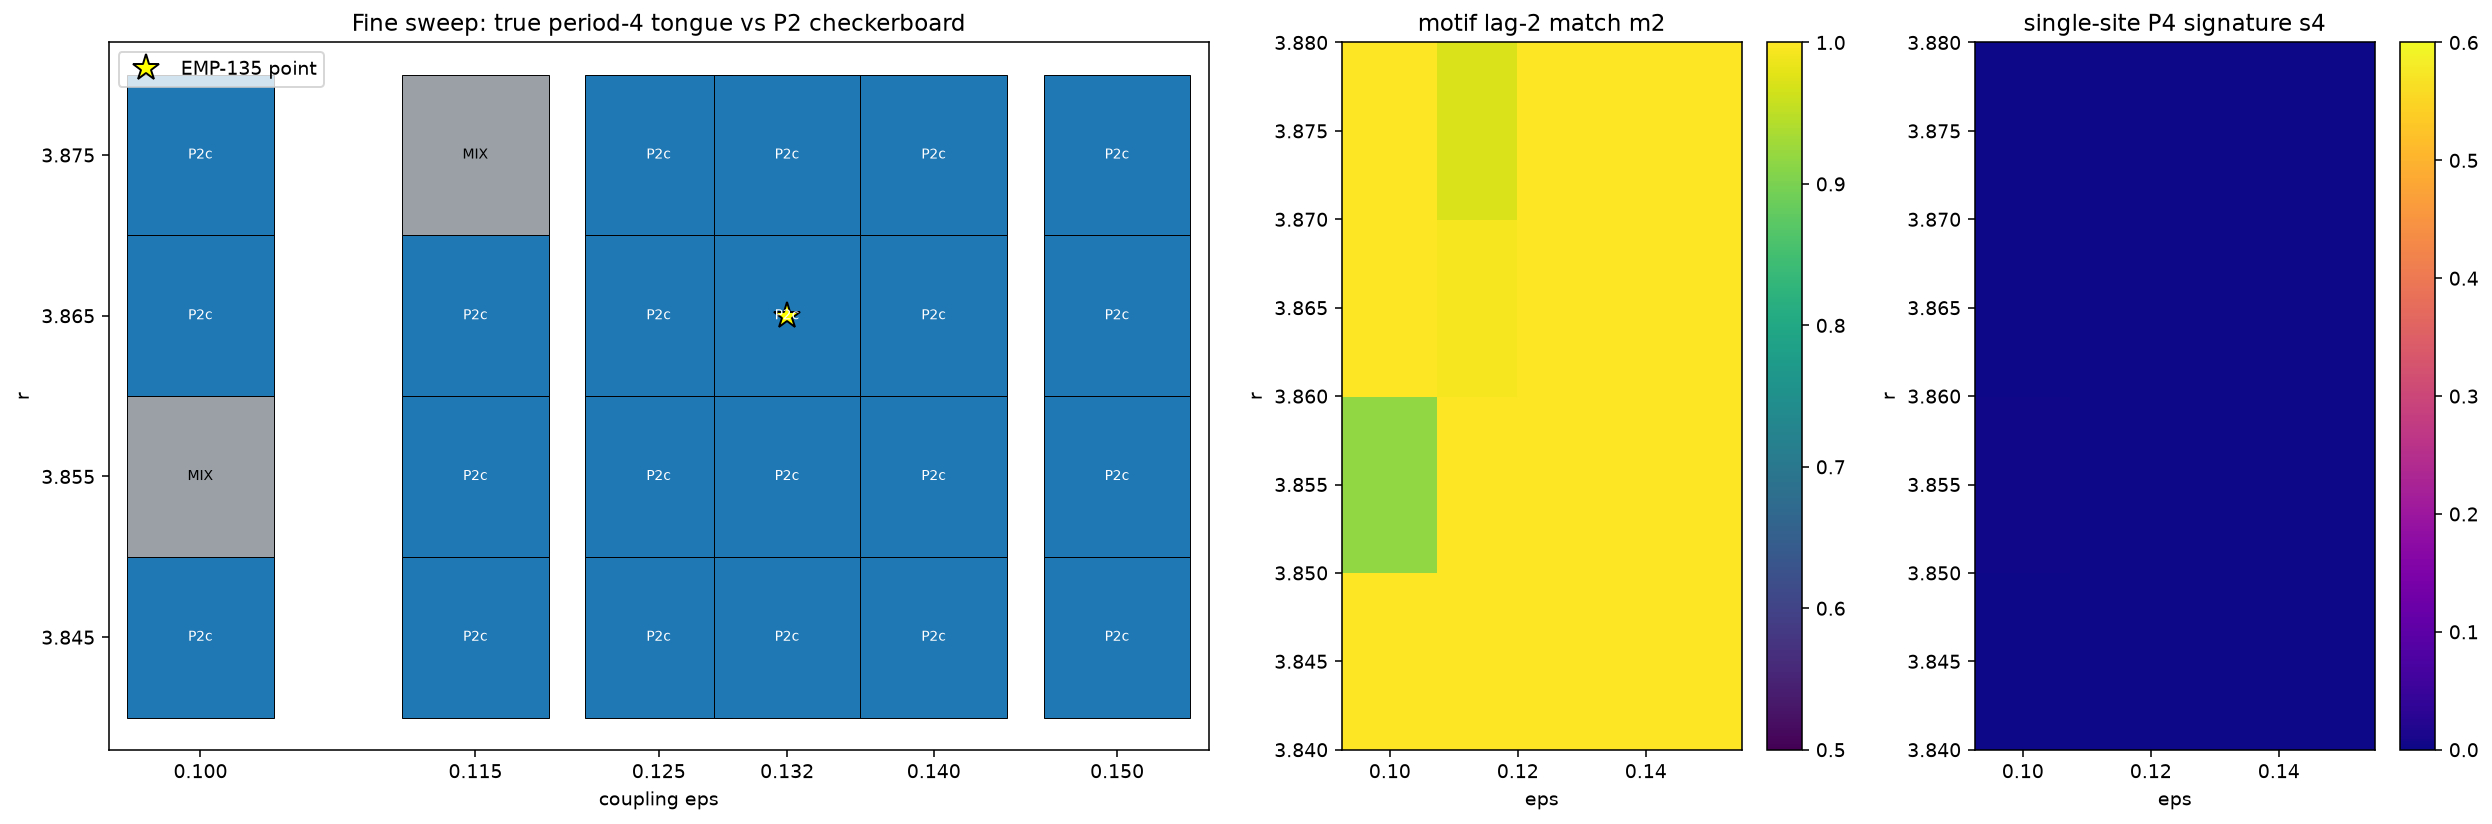

The Python source for this figure:
#!/usr/bin/env python3
"""
Fine sweep around the contested point (r=3.865, eps=0.132) where World B
(EMP-135 / CRT-011) reports a genuine period-4 symbolic orbit, while my
coarse grid found period-2 checkerboard at nearby points.

Discriminating observables (convention-invariant):
  m2, m4 : motif (4-bit) lag-2 / lag-4 consistency at fixed window
  s4     : P(bit(t+2,x) != bit(t,x)) over all sites (0 => P2, ~0.5 => P4)
  d4f    : max_x |x(t+4,x) - x(t,x)|   (float level; ~0 => T=4 orbit)
  d2f    : max_x |x(t+2,x) - x(t,x)|   (float level; ~0 => T=2 orbit)
  diag   : mean_x |x(t+2,x) - x(t,x+1)| / max(mean|x(t+2,x)-x(t,x)|,eps)
           (1.0 => diagonal translation symmetry b(t+2,x)=b(t,x+1):
            the 'diagonal period-4' of CRT-011)
  C1     : spatial corr d=1
"""
import numpy as np
import json
import matplotlib
matplotlib.use('Agg')
import matplotlib.pyplot as plt

def step(x, r, eps):
    fx = r * x * (1.0 - x)
    return (1.0 - eps) * fx + 0.5 * eps * (np.roll(fx, 1) + np.roll(fx, -1))

def analyze(r, eps, seed=42, tau=6000, T=1500, N=100, t_probe=1000):
    np.random.seed(seed)
    x = np.random.rand(N)
    for _ in range(tau):
        x = step(x, r, eps)
    # sample a few probe times for float diagnostics
    probes = {}
    traj = []
    for t in range(T):
        x = step(x, r, eps)
        if t in (t_probe, t_probe + 2, t_probe + 4):
            probes[t] = x.copy()
        traj.append(x.copy())
    traj = np.array(traj)
    b = (traj > np.median(traj, axis=(0, 1), keepdims=True)).astype(float)
    motifs = [b[t, :4].tobytes() for t in range(T)]
    m2 = sum(1 for t in range(T - 2) if motifs[t] == motifs[t + 2]) / (T - 2)
    m4 = sum(1 for t in range(T - 4) if motifs[t] == motifs[t + 4]) / (T - 4)
    s4 = float((b[2:] != b[:-2]).mean())
    x4, x2, x0 = probes[t_probe + 4], probes[t_probe + 2], probes[t_probe]
    d4f = float(np.max(np.abs(x4 - x0)))
    d2f = float(np.max(np.abs(x2 - x0)))
    diag_num = float(np.mean(np.abs(x2 - np.roll(x0, -1))))
    same_num = float(np.mean(np.abs(x2 - x0)))
    diag = diag_num / max(same_num, 1e-12)
    C1 = float(np.mean(b[:, :N - 1] * b[:, 1:N]) - 0.25)
    if m2 > 0.99 and s4 < 0.02:
        state = 'P2c' if C1 < -0.08 else 'P2'
    elif m2 < 0.90 and m4 > 0.90 and s4 > 0.3:
        state = 'P4diag'
    elif m2 < 0.90 and m4 > 0.90:
        state = 'P4?'
    else:
        state = 'MIX'
    return dict(r=r, eps=eps, m2=m2, m4=m4, s4=s4, d2f=d2f, d4f=d4f,
                diag=diag, C1=C1, state=state)

if __name__ == '__main__':
    rs = [3.845, 3.855, 3.865, 3.875]
    es = [0.100, 0.115, 0.125, 0.132, 0.140, 0.150]
    rows = []
    for r in rs:
        for e in es:
            d = analyze(r, e)
            rows.append(d)
            print(f"r={d['r']:.3f} eps={d['eps']:.3f}  {d['state']:<8s} "
                  f"m2={d['m2']:.3f} m4={d['m4']:.3f} s4={d['s4']:.3f} "
                  f"d2f={d['d2f']:.3f} d4f={d['d4f']:.3f} "
                  f"diag={d['diag']:.3f} C1={d['C1']:+.3f}")
    with open('fine_sweep.json', 'w') as f:
        json.dump(rows, f, indent=2)

    color = {'P2c': '#1f77b4', 'P2': '#ff7f0e', 'P4diag': '#d62728',
             'P4?': '#ff9896', 'MIX': '#9aa0a6'}
    fig, axes = plt.subplots(1, 3, figsize=(18, 6),
                             gridspec_kw={'width_ratios': [2.2, 1, 1]})
    ax = axes[0]
    for d in rows:
        ax.add_patch(plt.Rectangle((d['eps'] - 0.004, d['r'] - 0.005), 0.008,
                   0.01, facecolor=color[d['state']], edgecolor='k', lw=0.5))
        ax.text(d['eps'], d['r'], d['state'], ha='center', va='center',
                fontsize=7, color='white' if d['state'] != 'MIX' else 'black')
    ax.plot(0.132, 3.865, 'k*', ms=14, mfc='yellow', mec='k',
            label='EMP-135 point')
    ax.set_xlim(0.095, 0.155)
    ax.set_ylim(3.838, 3.882)
    ax.set_xlabel('coupling eps'); ax.set_ylabel('r')
    ax.set_title('Fine sweep: true period-4 tongue vs P2 checkerboard')
    ax.set_xticks(es); ax.set_yticks(rs)
    ax.legend()

    M2 = np.array([[d['m2'] for d in rows if d['r'] == r] for r in rs])
    im1 = axes[1].pcolor(es, rs, M2, shading='auto', cmap='viridis',
                         vmin=0.5, vmax=1.0)
    axes[1].set_title('motif lag-2 match m2')
    axes[1].set_xlabel('eps'); axes[1].set_ylabel('r')
    fig.colorbar(im1, ax=axes[1])

    S4 = np.array([[d['s4'] for d in rows if d['r'] == r] for r in rs])
    im2 = axes[2].pcolor(es, rs, S4, shading='auto', cmap='plasma',
                         vmin=0, vmax=0.6)
    axes[2].set_title('single-site P4 signature s4')
    axes[2].set_xlabel('eps'); axes[2].set_ylabel('r')
    fig.colorbar(im2, ax=axes[2])

    fig.tight_layout()
    fig.savefig('fine_sweep.png', dpi=140, bbox_inches='tight')
    print('saved fine_sweep.png + fine_sweep.json')
